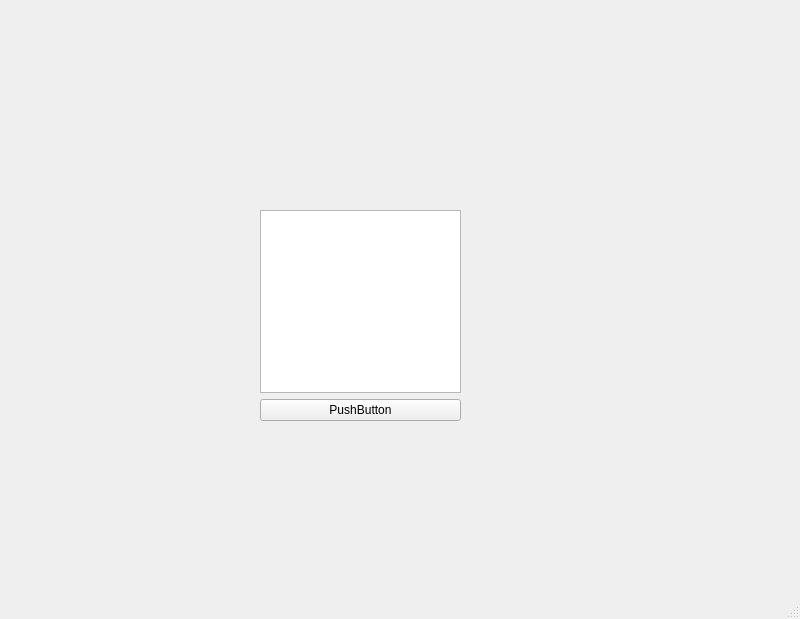
<?xml version="1.0" encoding="UTF-8"?>
<ui version="4.0">
 <class>MainWindow</class>
 <widget class="QMainWindow" name="MainWindow">
  <property name="geometry">
   <rect>
    <x>0</x>
    <y>0</y>
    <width>800</width>
    <height>619</height>
   </rect>
  </property>
  <property name="windowTitle">
   <string>MainWindow</string>
  </property>
  <widget class="QWidget" name="centralwidget">
   <widget class="QWidget" name="verticalLayoutWidget">
    <property name="geometry">
     <rect>
      <x>260</x>
      <y>210</y>
      <width>201</width>
      <height>211</height>
     </rect>
    </property>
    <layout class="QVBoxLayout" name="verticalLayout">
     <item>
      <widget class="QTextEdit" name="text_editor"/>
     </item>
     <item>
      <widget class="QPushButton" name="btn_theme">
       <property name="text">
        <string>PushButton</string>
       </property>
      </widget>
     </item>
    </layout>
   </widget>
  </widget>
  <widget class="QMenuBar" name="menubar">
   <property name="geometry">
    <rect>
     <x>0</x>
     <y>0</y>
     <width>800</width>
     <height>21</height>
    </rect>
   </property>
  </widget>
  <widget class="QStatusBar" name="statusbar"/>
 </widget>
 <resources/>
 <connections/>
</ui>
